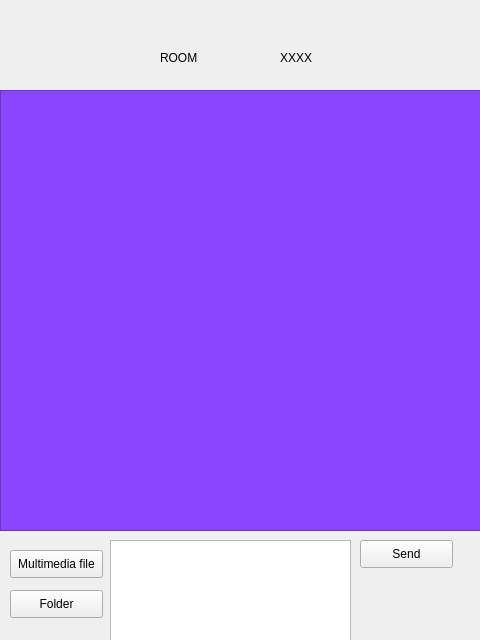
<?xml version="1.0" encoding="UTF-8"?>
<ui version="4.0">
 <class>Form</class>
 <widget class="QWidget" name="Form">
  <property name="geometry">
   <rect>
    <x>0</x>
    <y>0</y>
    <width>480</width>
    <height>640</height>
   </rect>
  </property>
  <property name="windowTitle">
   <string>Form</string>
  </property>
  <widget class="QLabel" name="label">
   <property name="geometry">
    <rect>
     <x>160</x>
     <y>50</y>
     <width>55</width>
     <height>16</height>
    </rect>
   </property>
   <property name="text">
    <string>ROOM</string>
   </property>
  </widget>
  <widget class="QLabel" name="label_2">
   <property name="geometry">
    <rect>
     <x>280</x>
     <y>50</y>
     <width>55</width>
     <height>16</height>
    </rect>
   </property>
   <property name="text">
    <string>XXXX</string>
   </property>
  </widget>
  <widget class="QTextEdit" name="textEdit">
   <property name="geometry">
    <rect>
     <x>0</x>
     <y>90</y>
     <width>481</width>
     <height>441</height>
    </rect>
   </property>
   <property name="styleSheet">
    <string notr="true">background-color:rgb(137, 69, 255)</string>
   </property>
  </widget>
  <widget class="QPushButton" name="btn_sendText">
   <property name="geometry">
    <rect>
     <x>360</x>
     <y>540</y>
     <width>93</width>
     <height>28</height>
    </rect>
   </property>
   <property name="text">
    <string>Send</string>
   </property>
  </widget>
  <widget class="QTextEdit" name="textEdit_2">
   <property name="geometry">
    <rect>
     <x>110</x>
     <y>540</y>
     <width>241</width>
     <height>101</height>
    </rect>
   </property>
  </widget>
  <widget class="QPushButton" name="btn_send_muti">
   <property name="geometry">
    <rect>
     <x>10</x>
     <y>550</y>
     <width>93</width>
     <height>28</height>
    </rect>
   </property>
   <property name="text">
    <string>Multimedia file</string>
   </property>
  </widget>
  <widget class="QPushButton" name="btn_send_folder">
   <property name="geometry">
    <rect>
     <x>10</x>
     <y>590</y>
     <width>93</width>
     <height>28</height>
    </rect>
   </property>
   <property name="text">
    <string>Folder</string>
   </property>
  </widget>
 </widget>
 <resources/>
 <connections/>
</ui>
